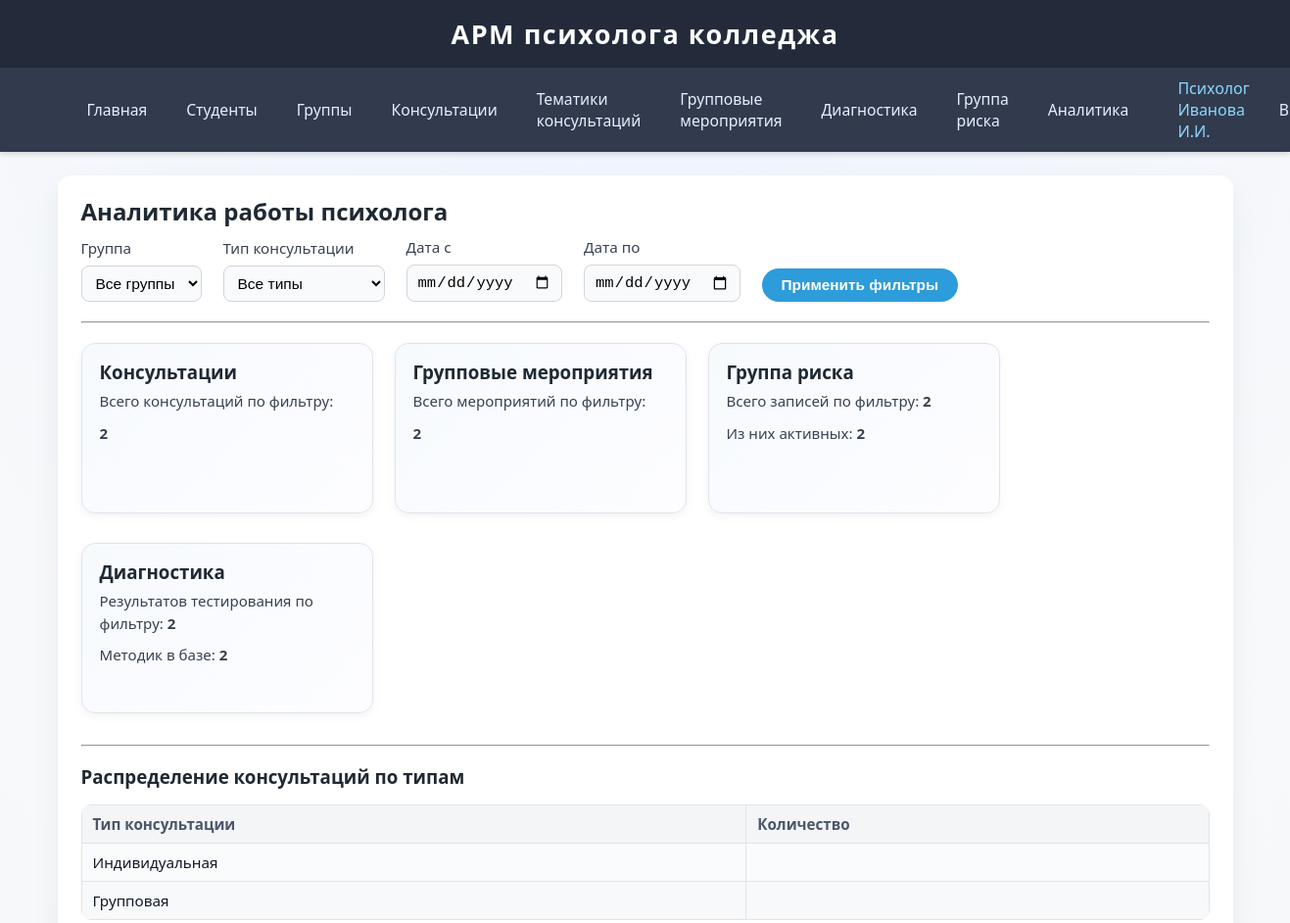
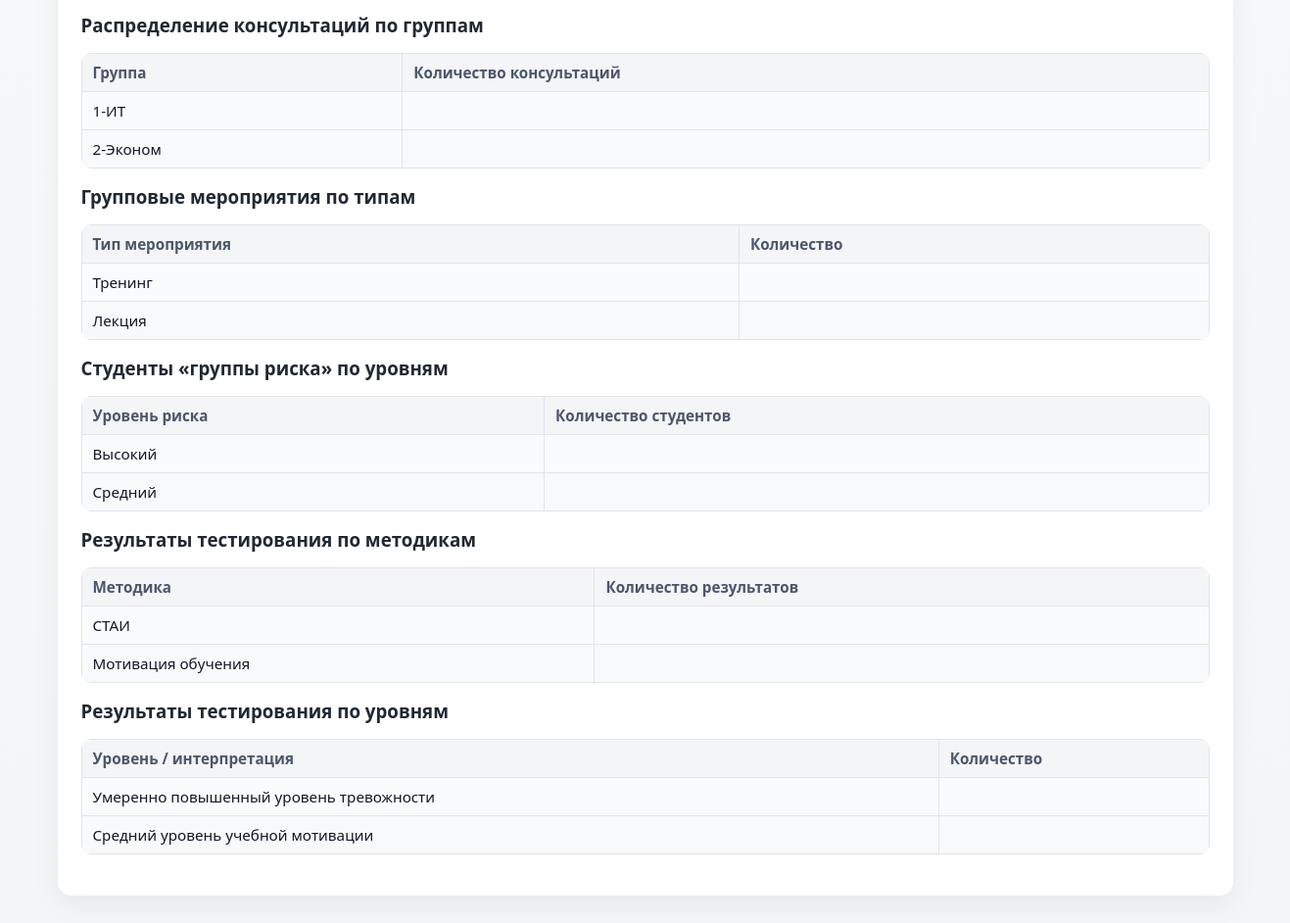
Page /analytics/ (signed in) on the committed database (2 pictures, top to bottom).
### app/models.py (models this page shows, shortened)
class User(db.Model, UserMixin):
    __tablename__ = 'users'
    id = db.Column(db.Integer, primary_key=True)
    username = db.Column(db.String(64), unique=True, nullable=False)
    password_hash = db.Column(db.String(128), nullable=False)
    role = db.Column(db.String(16), nullable=False, default='psychologist')  # 'psychologist', 'admin', or 'viewer'
    full_name = db.Column(db.String(128), nullable=True)
    group_events = db.relationship('GroupEvent', backref='psychologist_user', lazy=True)
    test_results = db.relationship('TestResult', backref='psychologist_user', lazy=True)

class Consultation(db.Model):
    __tablename__ = 'consultations'
    id = db.Column(db.Integer, primary_key=True)
    date = db.Column(db.DateTime, nullable=False, default=datetime.utcnow)
    student_id = db.Column(db.Integer, db.ForeignKey('students.id'), nullable=False)
    group_id = db.Column(db.Integer, db.ForeignKey('groups.id'), nullable=True)
    topic_id = db.Column(db.Integer, db.ForeignKey('consultation_topics.id'), nullable=True)
    topic = db.Column(db.String(255), nullable=False)           # старое текстовое поле — остаётся для CSV/1С
    consultation_type = db.Column(db.String(64), nullable=False)  # индивидуальная, групповая, тестирование и др.
    result = db.Column(db.String(255), nullable=True)
    psychologist = db.Column(db.String(128), nullable=True)     # ФИО психолога

class Group(db.Model):
    __tablename__ = 'groups'
    id = db.Column(db.Integer, primary_key=True)
    name = db.Column(db.String(64), unique=True, nullable=False)
    students = db.relationship('Student', backref='group', lazy=True)
    events = db.relationship('GroupEvent', backref='group', lazy=True)

class GroupEvent(db.Model):
    __tablename__ = 'group_events'
    id = db.Column(db.Integer, primary_key=True)
    date = db.Column(db.DateTime, nullable=False, default=datetime.utcnow)
    group_id = db.Column(db.Integer, db.ForeignKey('groups.id'), nullable=True)
    title = db.Column(db.String(255), nullable=False)           # тема/название мероприятия
    event_type = db.Column(db.String(64), nullable=False)       # тренинг, лекция, классный час, род. собрание и т.п.
    psychologist_id = db.Column(db.Integer, db.ForeignKey('users.id'), nullable=True)
    participants_count = db.Column(db.Integer, nullable=True)
    description = db.Column(db.String(255), nullable=True)

class RiskGroup(db.Model):
    __tablename__ = 'risk_groups'
    id = db.Column(db.Integer, primary_key=True)
    student_id = db.Column(db.Integer, db.ForeignKey('students.id'), nullable=False)
    date_added = db.Column(db.Date, nullable=False, default=date.today)
    risk_level = db.Column(db.String(32), nullable=False, default='средний')  # низкий/средний/высокий и т.п.
    reason = db.Column(db.String(255), nullable=True)
    status = db.Column(db.String(32), nullable=False, default='активен')      # активен / снят
    date_removed = db.Column(db.Date, nullable=True)

class PsychologicalTest(db.Model):
    __tablename__ = 'psychological_tests'
    id = db.Column(db.Integer, primary_key=True)
    name = db.Column(db.String(255), nullable=False, unique=True)       # полное название методики
    short_name = db.Column(db.String(64), nullable=True)                # краткое название / аббревиатура
    description = db.Column(db.String(255), nullable=True)              # что измеряет
    target_group = db.Column(db.String(128), nullable=True)             # для кого (1 курс, родители и т.п.)
    test_results = db.relationship('TestResult', backref='test', lazy=True)

class TestResult(db.Model):
    __tablename__ = 'test_results'
    id = db.Column(db.Integer, primary_key=True)
    student_id = db.Column(db.Integer, db.ForeignKey('students.id'), nullable=False)
    test_id = db.Column(db.Integer, db.ForeignKey('psychological_tests.id'), nullable=False)
    date = db.Column(db.DateTime, nullable=False, default=datetime.utcnow)
    raw_score = db.Column(db.String(64), nullable=True)         # первичный балл, можно хранить строкой
    level = db.Column(db.String(64), nullable=True)             # интерпретация: низкий/средний/высокий и т.п.
    comment = db.Column(db.String(255), nullable=True)
    psychologist_id = db.Column(db.Integer, db.ForeignKey('users.id'), nullable=True)

### app/routes/analytics.py (the view)
@analytics_bp.route('/')
@login_required
def overview():
    group_id = request.args.get('group_id', type=int)
    consultation_type = request.args.get('type', type=str)
    start_date_str = request.args.get('start_date')
    end_date_str = request.args.get('end_date')
    dt_start = None
    dt_end = None
    if start_date_str:
        dt_start = datetime.strptime(start_date_str, '%Y-%m-%d')
    if end_date_str:
        dt_end = datetime.strptime(end_date_str, '%Y-%m-%d')
    consultations_query = Consultation.query
    if group_id:
        consultations_query = consultations_query.filter_by(group_id=group_id)
    if consultation_type:
        consultations_query = consultations_query.filter_by(consultation_type=consultation_type)
    if dt_start:
        consultations_query = consultations_query.filter(Consultation.date >= dt_start)
    if dt_end:
        consultations_query = consultations_query.filter(Consultation.date <= dt_end)
    consultations = consultations_query.all()
    groups = Group.query.order_by(Group.name.asc()).all()
    total = len(consultations)
    by_type = {}
    for c in consultations:
        by_type[c.consultation_type] = by_type.get(c.consultation_type, 0) + 1
    by_group = {}
    for c in consultations:
        g = Group.query.get(c.group_id)
        if g:
            by_group[g.name] = by_group.get(g.name, 0) + 1
    chart_data = {
        "labels": list(by_type.keys()),
        "values": list(by_type.values())
    }
    group_chart_data = {
        "labels": list(by_group.keys()),
        "values": list(by_group.values())
    }
    events_query = GroupEvent.query
    if group_id:
        events_query = events_query.filter(GroupEvent.group_id == group_id)
    if dt_start:
        events_query = events_query.filter(GroupEvent.date >= dt_start)
    if dt_end:
        events_query = events_query.filter(GroupEvent.date <= dt_end)
    events = events_query.all()
    events_total = len(events)
    events_by_type = {}
    for e in events:
        events_by_type[e.event_type] = events_by_type.get(e.event_type, 0) + 1
    events_chart_data = {
        "labels": list(events_by_type.keys()),
        "values": list(events_by_type.values())
    }
    risk_query = RiskGroup.query.join(Student, RiskGroup.student_id == Student.id)
    if group_id:
        risk_query = risk_query.filter(Student.group_id == group_id)
    if dt_start:
        risk_query = risk_query.filter(RiskGroup.date_added >= dt_start.date())
    if dt_end:
        risk_query = risk_query.filter(RiskGroup.date_added <= dt_end.date())
    risk_records = risk_query.all()
    risk_total = len(risk_records)
    risk_active = sum(1 for r in risk_records if r.status == 'активен')
    risk_by_level = {}
    for r in risk_records:
        risk_by_level[r.risk_level] = risk_by_level.get(r.risk_level, 0) + 1
    risk_chart_data = {
        "labels": list(risk_by_level.keys()),
        "values": list(risk_by_level.values())
    }
    results_query = TestResult.query.join(Student, TestResult.student_id == Student.id)
    if group_id:
        results_query = results_query.filter(Student.group_id == group_id)
    if dt_start:
        results_query = results_query.filter(TestResult.date >= dt_start)
    if dt_end:
        results_query = results_query.filter(TestResult.date <= dt_end)
    test_results = results_query.all()
    test_results_total = len(test_results)
    tests_total = PsychologicalTest.query.count()
    results_by_test = {}
    for r in test_results:
        test_name = r.test.short_name or r.test.name if r.test else 'Не указана'
        results_by_test[test_name] = results_by_test.get(test_name, 0) + 1
    results_by_level = {}
    for r in test_results:
        lvl = r.level or 'Не указан'
        results_by_level[lvl] = results_by_level.get(lvl, 0) + 1
    test_by_test_chart = {
        "labels": list(results_by_test.keys()),
        "values": list(results_by_test.values())
    }
    test_by_level_chart = {
        "labels": list(results_by_level.keys()),
        "values": list(results_by_level.values())
    }
    return render_template(
        'analytics/overview.html',
        groups=groups,
        group_id=group_id,
        consultation_type=consultation_type,
        start_date=start_date_str,
        end_date=end_date_str,
        total=total,
        consultations=consultations,
        chart_data=chart_data,
        group_chart_data=group_chart_data,
        events=events,
        events_total=events_total,
        events_chart_data=events_chart_data,
        risk_records=risk_records,
        risk_total=risk_total,
        risk_active=risk_active,
        risk_chart_data=risk_chart_data,
        test_results=test_results,
        test_results_total=test_results_total,
        tests_total=tests_total,
        test_by_test_chart=test_by_test_chart,
        test_by_level_chart=test_by_level_chart,
    )

### app/templates/analytics/overview.html (shortened to what this page needs)
{% extends 'base.html' %}
{% block content %}
<h2>Аналитика работы психолога</h2>
<form method="get" class="filter-row" style="margin-top: 10px;">
    <div>
        <label for="group_id">Группа</label>
        <select name="group_id" id="group_id" class="form-control">
            <option value="">Все группы</option>
        </select>
    </div>
    <div>
        <label for="type">Тип консультации</label>
        <select name="type" id="type" class="form-control">
            <option value="">Все типы</option>
        </select>
    </div>
    <div>
        <label for="start_date">Дата с</label>
        <input type="date" id="start_date" name="start_date"
               class="form-control"
               value="{{ start_date or '' }}">
    </div>
    <div>
        <label for="end_date">Дата по</label>
        <input type="date" id="end_date" name="end_date"
               class="form-control"
               value="{{ end_date or '' }}">
    </div>
    <div>
        <button type="submit" class="btn">Применить фильтры</button>
    </div>
</form>
<hr style="margin: 16px 0 20px 0;">
<div class="card-grid">
    <div class="card">
        <h3>Консультации</h3>
        <p>Всего консультаций по фильтру:</p>
        <p><b>{{ total }}</b></p>
    </div>
    <div class="card">
        <h3>Групповые мероприятия</h3>
        <p>Всего мероприятий по фильтру:</p>
        <p><b>{{ events_total }}</b></p>
    </div>
    <div class="card">
        <h3>Группа риска</h3>
        <p>Всего записей по фильтру: <b>{{ risk_total }}</b></p>
        <p>Из них активных: <b>{{ risk_active }}</b></p>
    </div>
    <div class="card">
        <h3>Диагностика</h3>
        <p>Результатов тестирования по фильтру: <b>{{ test_results_total }}</b></p>
        <p>Методик в базе: <b>{{ tests_total }}</b></p>
    </div>
</div>
<hr style="margin: 24px 0 18px 0;">
<h3>Распределение консультаций по типам</h3>
{% if chart_data.labels and chart_data.labels|length > 0 %}
<table>
    <thead>
        <tr>
            <th>Тип консультации</th>
            <th>Количество</th>
        </tr>
    </thead>
    <tbody>
        {% for i in range(chart_data.labels|length) %}
            <tr>
                <td>{{ chart_data.labels[i] }}</td>
                <td>{{ chart_data.values[i] }}</td>
            </tr>
        {% endfor %}
    </tbody>
</table>
{% else %}
<p><i>Нет данных по консультациям для выбранных фильтров.</i></p>
{% endif %}
<h3>Распределение консультаций по группам</h3>
{% if group_chart_data.labels and group_chart_data.labels|length > 0 %}
<table>
    <thead>
        <tr>
            <th>Группа</th>
            <th>Количество консультаций</th>
        </tr>
    </thead>
    <tbody>
        {% for i in range(group_chart_data.labels|length) %}
            <tr>
                <td>{{ group_chart_data.labels[i] }}</td>
                <td>{{ group_chart_data.values[i] }}</td>
            </tr>
        {% endfor %}
    </tbody>
</table>
{% else %}
<p><i>Нет данных по группам для выбранных фильтров.</i></p>
{% endif %}
<h3>Групповые мероприятия по типам</h3>
{% if events_chart_data.labels and events_chart_data.labels|length > 0 %}
<table>
    <thead>
        <tr>
            <th>Тип мероприятия</th>
            <th>Количество</th>
        </tr>
    </thead>
    <tbody>
        {% for i in range(events_chart_data.labels|length) %}
            <tr>
                <td>{{ events_chart_data.labels[i] }}</td>
                <td>{{ events_chart_data.values[i] }}</td>
            </tr>
        {% endfor %}
    </tbody>
</table>
{% else %}
<p><i>Нет данных по мероприятиям для выбранных фильтров.</i></p>
{% endif %}
<h3>Студенты «группы риска» по уровням</h3>
{% if risk_chart_data.labels and risk_chart_data.labels|length > 0 %}
<table>
    <thead>
        <tr>
            <th>Уровень риска</th>
            <th>Количество студентов</th>
        </tr>
    </thead>
    <tbody>
        {% for i in range(risk_chart_data.labels|length) %}
            <tr>
                <td>{{ risk_chart_data.labels[i]|capitalize }}</td>
                <td>{{ risk_chart_data.values[i] }}</td>
            </tr>
        {% endfor %}
    </tbody>
</table>
{% else %}
<p><i>Нет данных по группе риска для выбранных фильтров.</i></p>
{% endif %}
<h3>Результаты тестирования по методикам</h3>
{% if test_by_test_chart.labels and test_by_test_chart.labels|length > 0 %}
<table>
    <thead>
        <tr>
            <th>Методика</th>
            <th>Количество результатов</th>
        </tr>
    </thead>
    <tbody>
        {% for i in range(test_by_test_chart.labels|length) %}
            <tr>
                <td>{{ test_by_test_chart.labels[i] }}</td>
                <td>{{ test_by_test_chart.values[i] }}</td>
            </tr>
        {% endfor %}
    </tbody>
</table>
{% else %}
<p><i>Нет данных по методикам для выбранных фильтров.</i></p>
{% endif %}
<h3>Результаты тестирования по уровням</h3>
{% if test_by_level_chart.labels and test_by_level_chart.labels|length > 0 %}
<table>
    <thead>
        <tr>
            <th>Уровень / интерпретация</th>
            <th>Количество</th>
        </tr>
    </thead>
    <tbody>
        {% for i in range(test_by_level_chart.labels|length) %}
            <tr>
                <td>{{ test_by_level_chart.labels[i] }}</td>
                <td>{{ test_by_level_chart.values[i] }}</td>
            </tr>
        {% endfor %}
    </tbody>
</table>
{% else %}
<p><i>Нет данных по уровням результатов для выбранных фильтров.</i></p>
{% endif %}
{% endblock %}

### app/templates/base.html (shortened to what this page needs)
<!DOCTYPE html>
<html lang="ru">
<head>
    <link rel="stylesheet" href="{{ url_for('static', filename='css/style.css') }}">
</head>
<body>
    <header>
        <div style="font-size:1.3em; font-weight:600;">АРМ психолога колледжа</div>
    </header>
    <nav style="background:#313b4d; padding:10px 0;">
        <div class="container" style="display:flex;gap:20px;align-items:center;">
            <a href="{{ url_for('index') }}">Главная</a>
            <a href="{{ url_for('students.list_students') }}">Студенты</a>
            <a href="{{ url_for('groups.list_groups') }}">Группы</a>
            <a href="{{ url_for('consultations.list_consultations') }}">Консультации</a>
            <a href="{{ url_for('consultation_topics.list_topics') }}">Тематики консультаций</a>
            <a href="{{ url_for('group_events.list_events') }}">Групповые мероприятия</a>
            <a href="{{ url_for('diagnostics.list_results') }}">Диагностика</a>
            <a href="{{ url_for('risk_groups.list_risk') }}">Группа риска</a>
            <a href="{{ url_for('analytics.overview') }}">Аналитика</a>
            {% if current_user.is_authenticated %}
                <span style="color:#8fd6ff;font-weight:500;">
                    {{ current_user.full_name or current_user.username }}
                </span>
                <a href="{{ url_for('auth.logout') }}">Выйти</a>
            {% else %}
                <a href="{{ url_for('auth.login') }}">Войти</a>
            {% endif %}
        </div>
    </nav>
    <div class="container">
        {% block content %}
        {% endblock %}
    </div>
</body>
</html>

### rows in the picture
User: full_name "Психолог Иванова И.И."
Consultation: consultation_type "Индивидуальная"
Consultation: consultation_type "Групповая"
Group: name "1-ИТ"
Group: name "2-Эконом"
GroupEvent: event_type "Тренинг"
GroupEvent: event_type "Лекция"
RiskGroup: risk_level "Высокий"
RiskGroup: risk_level "Средний"
PsychologicalTest: short_name "СТАИ"
PsychologicalTest: short_name "Мотивация обучения"
TestResult: level "Умеренно повышенный уровень тревожности"
TestResult: level "Средний уровень учебной мотивации"

### other values in the picture
{{ total }} "2"
{{ events_total }} "2"
{{ risk_total }} "2"
{{ risk_active }} "2"
{{ test_results_total }} "2"
{{ tests_total }} "2"
